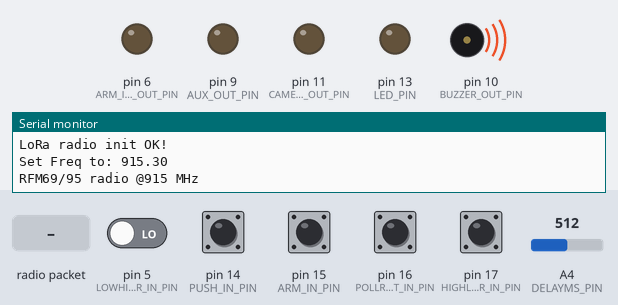
Recording of a sketch running on a simulated Arduino Uno, built with avr-gcc and run on an emulated ATmega328P. Parts: output pins drawn as LEDs (lit = HIGH), buzzer (waves = sounding), the last lines printed to the serial monitor. The inputs (shaded band) are chosen by the test bench; at power-on: pin 14 (PUSH_IN_PIN), pin 15 (ARM_IN_PIN), pin 16 (POLLREQUEST_IN_PIN), pin 17 (HIGHLOW_TRIGGER_IN_PIN) HIGH, pin 5 (LOWHIGH_TRIGGER_IN_PIN) LOW, A4 (DELAYMS_PIN) = 512. No radio packets arrive unless stated; pins used as bus, display or sensor lines are not drawn.

Above: at 1.2 s.
1.3 s: pin 14 (PUSH_IN_PIN) pulled LOW for 0.15 s
At 3.1 s:
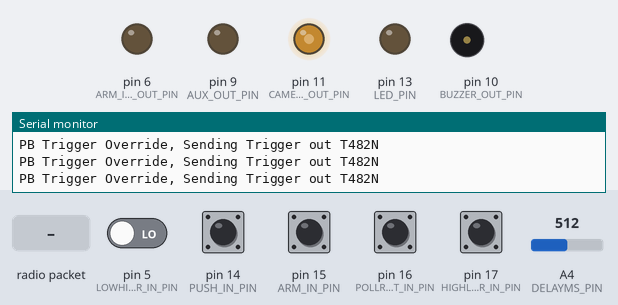
4.4 s: pin 15 (ARM_IN_PIN) pulled LOW for 0.15 s
At 5.7 s:
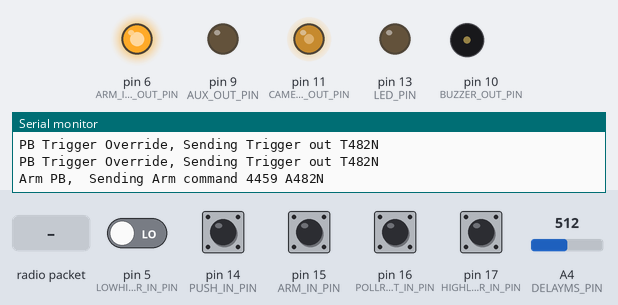
6.0 s: pin 16 (POLLREQUEST_IN_PIN) pulled LOW for 0.15 s
At 6.18 s:
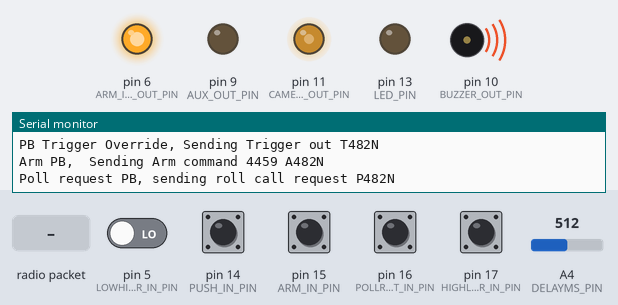
7.6 s: pin 5 (LOWHIGH_TRIGGER_IN_PIN) driven HIGH
At 10.2 s:
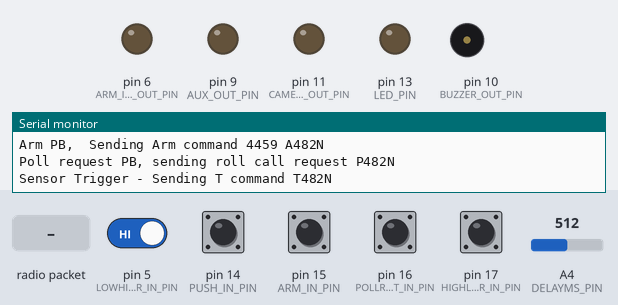
10.6 s: radio packet "1" arrives
At 10.69 s:
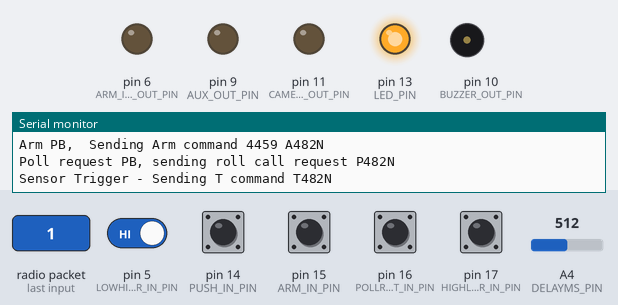
12.2 s: pin 14 (PUSH_IN_PIN) pulled LOW for 1 s
At 12.68 s:
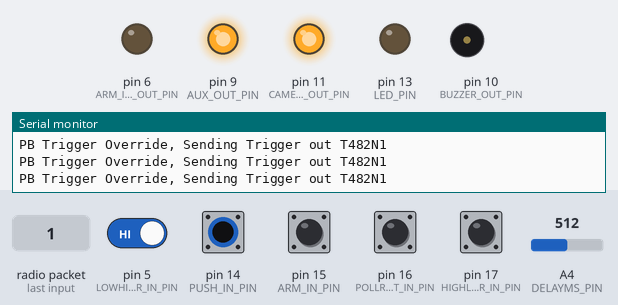
Timing chart, 0 to 16.2 s (numbered marks = the images above; inputs shaded):
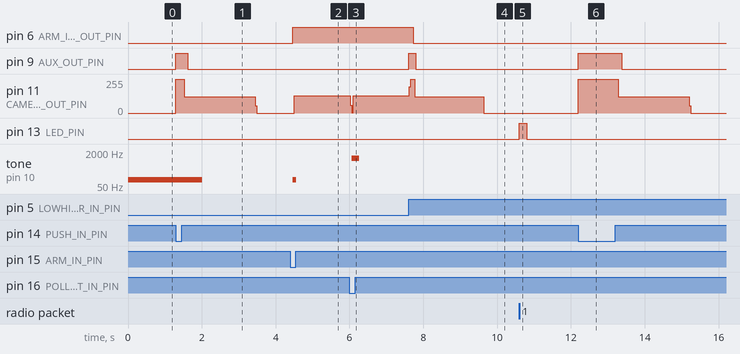

The sketch:

Camera_reomote_txrx.ino
```cpp
//++++++++++++++++++++++++//++++++++++++++++++++++++++++++++++++++++++++++++++++++++++++++d
//  updated 8.5.2024  - delay with different ids causes oacjets ti be dropped, so removed.


// rf65/rf95 (lora) RocketTrig
// https://github.com/chrocket/RemoteCameraTrigger
// By Curtis Heisey
// For use with Adafruit 3176 (RFM69( or Adafruit 3178 (LoRo RFM95) Feather M0 Packet radio modules
//  SX1276 LoRa®
//
// Requires RadioHead libs
// https://www.airspayce.com/mikem/arduino/RadioHead/index.html
// Download from Adafruit https://cdn-learn.adafruit.com/assets/assets/000/035/106/original/RadioHead-1.62.zip?1472068723
// Using (raw) unaddressed broadcast send
// Demonstrates the use of AES encryption, setting the frequency and modem
// configuration

/* Libs
 *  LowPowerLab/RFM69  (Download from Adfaruit).
 *  CRC32 by Christopher Baker  - install using Arduino IDE library manager
 *  */

 // Pick one module of the other

// #define MODULE_RFM69
// #undef MODULE_RFM95

 #undef MODULE_RFM69
 #define MODULE_RFM95

#include <SPI.h>


  #define RFM69_CS      8
  #define RFM69_INT     3
  #define RFM69_RST     4
 #define LED_PIN           13

// Singleton instance of the radio driver
#if defined(MODULE_RFM69)


  #include <RH_RF69.h>
  RH_RF69 radio_m0(RFM69_CS, RFM69_INT);  // Adafruit 3176
  #define MAX_MESSAGE_LEN RH_RF69_MAX_MESSAGE_LEN
#else
  #include <RH_RF95.h>
  #define RFM95_CS 8
  #define RFM95_RST 4
  #define RFM95_INT 3
   RH_RF95 radio_m0(RFM95_CS, RFM95_INT);  // Adafruit 3178
   #define MAX_MESSAGE_LEN RH_RF95_MAX_MESSAGE_LEN
#endif

// Library https://github.com/ridencww/cww_MorseTx
// arduino lib manager "CWW Morse Transmit" by Ralph Iden
//#include <cww_MorseTx.h>

#include <CRC32.h>
// https://github.com/bakercp/CRC32/blob/master/examples/CRC32/CRC32.ino

void printChipId(char *buf) {
  volatile uint32_t val1, val2, val3, val4;
  volatile uint32_t *ptr1 = (volatile uint32_t *)0x0080A00C;
  val1 = *ptr1;
  volatile uint32_t *ptr = (volatile uint32_t *)0x0080A040;
  val2 = *ptr;
  ptr++;
  val3 = *ptr;
  ptr++;
  val4 = *ptr;


  sprintf(buf, "%8x%8x%8x%8x", val1, val2, val3, val4);

}

/************ Radio Setup ***************/

// ISM 33cm band USA 902-928 MHZ
#define FREQ 915.3
#define RF95_FREQ FREQ
#define RF69_FREQ FREQ


// inputs
const unsigned int LOWHIGH_TRIGGER_IN_PIN = 5; // If armed, Low to high transition will trigger
const unsigned int HIGHLOW_TRIGGER_IN_PIN=17;  // If armed, High to low transition will trigger
const unsigned int PUSH_IN_PIN=14; // Push button trigger override ("arm" does not have to be set)
const unsigned int ARM_IN_PIN=15;  // Push button to arm sensor
const unsigned int POLLREQUEST_IN_PIN=16;  // Push button to send roll call poll request to other nodes
const unsigned int DELAYMS_PIN=18;  // Pot on analog in to set delay 0-200 ms
const unsigned int SPARE_PIN=19;  // Reserved for future use

// outputs
// LED_OUT 13
const unsigned int BUZZER_OUT_PIN= 10;            // Pin to audible indicator
const unsigned int CAMERA_TRIGGER_OUT_PIN = 12;   // Pin for shtter opto-isoloatr
const unsigned int CAMERA_FOCUS_OUT_PIN = 11;     // Pin for focus opto-isolator
const unsigned int AUX_OUT_PIN = 9;               // Pin for 2nd trigger output
const unsigned int ARM_INDICATOR_OUT_PIN = 6;     // Indicates sensor is armed, turns laser on

const unsigned int  ON_TIME_MS = 2000 ;          // Camera bulb on time when trigger fires (typical vals 1-3 seconds)
const unsigned int  SHORT_TIME_MS = 200;

#define TONE_FREQ 1000
#define CW_SPEED 5
//cww_MorseTx morse(ARM_INDICATOR_OUT_PIN, CW_SPEED, BUZZER_OUT_PIN, TONE_FREQ);


uint32_t myId_i=0;
char myId[3]={'a','b','c'};
// Dont put this on the stack:
uint8_t buf[MAX_MESSAGE_LEN];
//uint8_t buf[RH_RF95_MAX_MESSAGE_LEN];
char radiopacket[5];

bool isArmed = false;

#if defined(ADAFRUIT_FEATHER_M0) // Feather M0 w/Radio
//TODO need to check for Adafruit Feather M0
#endif


unsigned long t_arm;


/*
 * NonBlockingTimer CLASS DEFINITION
 */
class NonBlockingTimer {
  protected:
    bool isPressed=LOW;
    unsigned long timeFireOn;
    unsigned long nextChangeTime = 0;
  private:
    NonBlockingTimer(){};
  public:
     NonBlockingTimer(unsigned int timeFireOnIn){
          timeFireOn=timeFireOnIn;
     }
     void fire(){
      isPressed  = HIGH;
      unsigned long currentTime = millis();
      nextChangeTime = currentTime + timeFireOn;
     }
    bool check() {
      unsigned long currentTime = millis();
      if(currentTime >= nextChangeTime) {
        isPressed = LOW;
      }

      return isPressed;
    }
    bool isBPressed(){
       return isPressed;
    }
};
/*
 * FireTimer CLASS DEFINITION
 */
class FireTimer: public NonBlockingTimer{
  private:
    byte pinLED;

  public:
    FireTimer(byte pinLED, unsigned long timeLedOn):NonBlockingTimer(timeLedOn) {
      this->pinLED = pinLED;
      pinMode(pinLED, OUTPUT);
      isPressed=LOW;
    }
     void fire(){
      isPressed  = HIGH;
      digitalWrite(pinLED, isPressed);
      unsigned long currentTime = millis();
      nextChangeTime = currentTime + timeFireOn;
     }


    // Checks whether it is time to turn on or off the Output
    bool check() {
      unsigned long currentTime = millis();
      if(currentTime >= nextChangeTime) {
          // Turn output off when time expires
          isPressed = LOW;

      }
       digitalWrite(pinLED, isPressed);
       return isPressed;
    }

};

unsigned int unique_id(){
   // read unique CPU Id
  char bufId[33];
  printChipId(bufId);
  myId_i = CRC32::calculate(bufId, 32); // compute checksum
  Serial.print("My id = ");
  Serial.println(myId_i);
  myId_i = myId_i%1000;
  return myId_i;


}

// Definition of output triggers
FireTimer cameraTriggerTimer(CAMERA_TRIGGER_OUT_PIN, ON_TIME_MS );
FireTimer cameraTriggerTimerShort(CAMERA_TRIGGER_OUT_PIN, 50 );
FireTimer focusTrigger(CAMERA_FOCUS_OUT_PIN, ON_TIME_MS );

FireTimer auxTriggerTimer(AUX_OUT_PIN, SHORT_TIME_MS );
FireTimer txReceivedLEDTimer(LED_PIN, SHORT_TIME_MS );
// These timers used to debounce buttons
NonBlockingTimer pollNonBlockingPressed( SHORT_TIME_MS );
NonBlockingTimer armNonBlockingPressed( SHORT_TIME_MS );


void setup()
{

 unsigned int myId_i = unique_id();
  sprintf(myId,"%3d",myId_i);
 radiopacket[1]=myId[0];
 radiopacket[2]=myId[1];
 radiopacket[3]=myId[2];
 radiopacket[4]='N'; // isArmed

// Arm indicator LED
  pinMode(ARM_INDICATOR_OUT_PIN, OUTPUT);
  digitalWrite(ARM_INDICATOR_OUT_PIN, isArmed);
  pinMode(CAMERA_FOCUS_OUT_PIN, OUTPUT);
  digitalWrite(CAMERA_FOCUS_OUT_PIN, LOW);

// Define input pins
  pinMode(LOWHIGH_TRIGGER_IN_PIN,INPUT);
  pinMode(HIGHLOW_TRIGGER_IN_PIN,INPUT_PULLUP);
  pinMode(POLLREQUEST_IN_PIN, INPUT_PULLUP);
  pinMode(ARM_IN_PIN, INPUT_PULLUP);
  pinMode(PUSH_IN_PIN, INPUT_PULLUP);
  pinMode(DELAYMS_PIN, INPUT);
  pinMode(SPARE_PIN, INPUT_PULLUP);

   Serial.begin(115200);
  // Uncomment to not start until serial console is attached (for debugging)
  /*
  while (!Serial) {
    delay(1);
  }
*/

  Serial.println("CWH Camera Trigger RFM69/RFM95 TXRX!");
  Serial.println();

    // RFM69 Reset pin definition
#if defined(MODULE_RFM69)
  pinMode(RFM69_RST, OUTPUT);
  digitalWrite(RFM69_RST, LOW);

#else
   pinMode(RFM95_RST, OUTPUT);
  digitalWrite(RFM95_RST, HIGH);

#endif


  // morse.send("Hi");
  // delay(100);
  // // send out uniqueId
  // morse.send( radiopacket[1] );
  // morse.send( radiopacket[2] );
  // morse.send( radiopacket[3] );
  // delay(100);


  // manual reset

#if defined(MODULE_RFM69)
  digitalWrite(RFM69_RST, HIGH);
  delay(10);
  digitalWrite(RFM69_RST, LOW);
  delay(10);
  Serial.println("Using module RFM65");
#else
    Serial.println("Using module RFM95");


#endif


  while (!radio_m0.init()) {
    Serial.println("LoRa radio init failed");
    Serial.println("Uncomment '#define SERIAL_DEBUG' in RH_RF95.cpp for detailed debug info");
    while (1);
  }
  Serial.println("LoRa radio init OK!");

  // Defaults after init are 434.0MHz, modulation GFSK_Rb250Fd250, +13dbM
  if (!radio_m0.setFrequency(FREQ)) {
    Serial.println("setFrequency failed");
    while (1);
  }
  Serial.print("Set Freq to: "); Serial.println(FREQ);


  // If you are using a high power RF69 eg RFM69HW, you *must* set a Tx power with the
  // ishighpowermodule flag set like this:
 #if defined(MODULE_RFM69)
     radio_m0.setTxPower(20, true);  // range from 14-20 for power, 2nd arg must be true for 69HCW
  #else
      radio_m0.setTxPower(23, false);
  #endif


  // The encryption keyhas to be the same as the one in the server
  uint8_t key[] = { 0x01, 0x02, 0x03, 0x04, 0x05, 0x06, 0x07, 0x08,
                    0x01, 0x02, 0x03, 0x04, 0x05, 0x06, 0x07, 0x08};
#if defined(MODULE_RFM69)
 radio_m0.setEncryptionKey(key);
#else
// no encryption
#endif


  Serial.print("RFM69/95 radio @");  Serial.print((int)FREQ);  Serial.println(" MHz");
   tone(BUZZER_OUT_PIN, 100 /* hz*/, 2000 /* ms */);

}


void loop() {

     // Update timer values
    cameraTriggerTimer.check();
    auxTriggerTimer.check();
    txReceivedLEDTimer.check();
    pollNonBlockingPressed.check();
    armNonBlockingPressed.check();
    cameraTriggerTimerShort.check();
    focusTrigger.check();

    // Read delay pot value
    int delayms = analogRead(DELAYMS_PIN);

   // TRIGGER OVERRIDE PB
   // If user presses "fire" push button, it will trigger outputs
   // This overrides any sensor values;  "isArmed" does not have to be set
   if(   !digitalRead(PUSH_IN_PIN)    ){
      // fire outputs
      focusTrigger.fire();
      cameraTriggerTimer.fire();
      auxTriggerTimer.fire();

     // Trigger destination nodes
     radiopacket[0]= 'T';
     radio_m0.send((uint8_t *)radiopacket, strlen(radiopacket));
     radio_m0.waitPacketSent();

     Serial.print("PB Trigger Override, Sending Trigger out "); Serial.println(radiopacket);
      // clear isArmed flag state variable
      isArmed = false;
      radiopacket[4]='N';
   }

  // SENSOR TRIGGER INPUT
  // If armed and get a sensor trigger
  // fire things and send a T out
  // set isArmed to false
  if( isArmed &&
    (digitalRead(LOWHIGH_TRIGGER_IN_PIN) || !digitalRead(HIGHLOW_TRIGGER_IN_PIN))
    ){


      // fire outputs
      focusTrigger.fire();
      cameraTriggerTimer.fire();
      auxTriggerTimer.fire();

      // clear isArmed flag state variable
      isArmed = false;
      radiopacket[4]='N';

    // Trigger destination nodes
     radiopacket[0]= 'T';

     radio_m0.send((uint8_t *)radiopacket, strlen(radiopacket));
     radio_m0.waitPacketSent();
     radio_m0.send((uint8_t *)radiopacket, strlen(radiopacket)); // send twice
     radio_m0.waitPacketSent();
     Serial.print("Sensor Trigger - Sending T command ");Serial.println(radiopacket);
  }

   // POLL REQUEST PB
   // send out a message for Rx to echo their IDs
  if(   !digitalRead(POLLREQUEST_IN_PIN)  &&
     !pollNonBlockingPressed.isBPressed()  ){

       // Poll requeset to destination nodes
       radiopacket[0]= 'P';
       radio_m0.send((uint8_t *)radiopacket, strlen(radiopacket));
       radio_m0.waitPacketSent();
       Serial.print("Poll request PB, sending roll call request "); Serial.println(radiopacket);
       cameraTriggerTimerShort.fire(); // fire camera briefly
       pollNonBlockingPressed.fire();
        tone(BUZZER_OUT_PIN, 1000 /* hz*/, 200 /* ms */);
   }

  // ARM PB
  // Send arm message out
  // set isArm flag to true
  if(  !digitalRead(ARM_IN_PIN) &&
   !armNonBlockingPressed.isBPressed()  ){

      isArmed = true;
      radiopacket[0]= 'A';
      radio_m0.send((uint8_t *)radiopacket, strlen(radiopacket));
      radio_m0.waitPacketSent();

     t_arm = millis();
     Serial.print("Arm PB,  Sending Arm command ");Serial.print(t_arm); Serial.print(" "); Serial.println(radiopacket);
     tone(BUZZER_OUT_PIN, 100 /* hz*/, 100 /* ms */);
     armNonBlockingPressed.fire();

  }
  digitalWrite(ARM_INDICATOR_OUT_PIN, isArmed);
  digitalWrite(CAMERA_FOCUS_OUT_PIN, isArmed);

 // Receive commands
 if (radio_m0.available())
  {
    uint8_t len = sizeof(buf);
    if (radio_m0.recv(buf, &len)) {
      if (!len) return;
     // buf[len] = 0;
      buf[5] = 0;
      /*
      Serial.print("Received [");
      Serial.print(len);
      Serial.print("]: ");
      Serial.println((char*)buf);
      Serial.print("RSSI: ");
      Serial.println(radio_m0.lastRssi(), DEC);
*/

    txReceivedLEDTimer.fire(); // blink the LED indicating a tx received

    // arm command
    if (strstr((char *)buf, "A")) {
           isArmed = true;
           t_arm = millis();
           Serial.print("Received arm command ");Serial.print(t_arm); Serial.print(" "); Serial.println((char*)buf);
           radiopacket[4]='Y';
           tone(BUZZER_OUT_PIN, 100 /* hz*/, 100 /* ms */);
      }
    // trigger command
    if (strstr((char *)buf, "T")) {
            // fire outputs
            focusTrigger.fire();
            cameraTriggerTimer.fire();
            auxTriggerTimer.fire();
            unsigned long t_got_trigger = millis();
            unsigned long latency = t_got_trigger - t_arm;
            Serial.print("Got Trigger  ");Serial.print(latency); Serial.print(" "); Serial.println((char*)buf);
            tone(BUZZER_OUT_PIN, 450 /* hz**/, SHORT_TIME_MS /* ms */);
            // clear isArmed flag state variable
            isArmed = false;
            radiopacket[4]='N';
      }
      // poll request
      if (strstr((char *)buf, "P")) {
            Serial.println("Received request for poll, sending id back");
            radiopacket[0]= 'R';


          //  delay(  myId_i );   /// 8/5/2024  No!!! Causes packets to be dropped
            radio_m0.send((uint8_t *)radiopacket, strlen(radiopacket));
            radio_m0.waitPacketSent();


           cameraTriggerTimerShort.fire();
      }
      // poll response back from poll request
      if (strstr((char *)buf, "R")) {
        Serial.print("Got an id response back: ");
        Serial.print((char*)buf);
        Serial.print(", RSSI: ");
        Serial.println(radio_m0.lastRssi(), DEC);
        tone(BUZZER_OUT_PIN, 1500 /* hz*/, 100 /* ms */);
      }

    }
  }// end Rx loop
}// end loop
```

Measured:
- after the input at 1.3 s, pin 9 (AUX_OUT_PIN): LOW → HIGH at once, → LOW 0.32 s later; pin 11 (CAMERA_FOCUS_OUT_PIN): 0/255 → 255/255 at once, → 123/255 0.22 s later, → 0/255 1.9 s later
- after the input at 4.4 s, pin 6 (ARM_INDICATOR_OUT_PIN): LOW → HIGH after 0.06 s; pin 11 (CAMERA_FOCUS_OUT_PIN): 0/255 → 128/255 after 0.10 s; tone on pin 10 (BUZZER_OUT_PIN): silent → 100 Hz after 0.06 s, → silent 0.10 s later
- after the input at 6.0 s, pin 11 (CAMERA_FOCUS_OUT_PIN): 128/255 → 59/255 at once, → 2/255 0.04 s later, → 128/255 0.04 s later; tone on pin 10 (BUZZER_OUT_PIN): silent → 1000 Hz after 0.06 s, → silent 0.20 s later
- after the input at 7.6 s, pin 6 (ARM_INDICATOR_OUT_PIN): HIGH → LOW after 0.12 s; pin 9 (AUX_OUT_PIN): LOW → HIGH at once, → LOW 0.20 s later; pin 11 (CAMERA_FOCUS_OUT_PIN): 128/255 → 255/255 at once, → 123/255 0.14 s later, → 0/255 1.9 s later
- after the input at 10.6 s, pin 13 (LED_PIN): LOW → HIGH at once, → LOW 0.20 s later
- after the input at 12.2 s, pin 9 (AUX_OUT_PIN): LOW → HIGH at once, → LOW 1.2 s later; pin 11 (CAMERA_FOCUS_OUT_PIN): 0/255 → 255/255 at once, → 123/255 1.1 s later, → 0/255 1.9 s later
